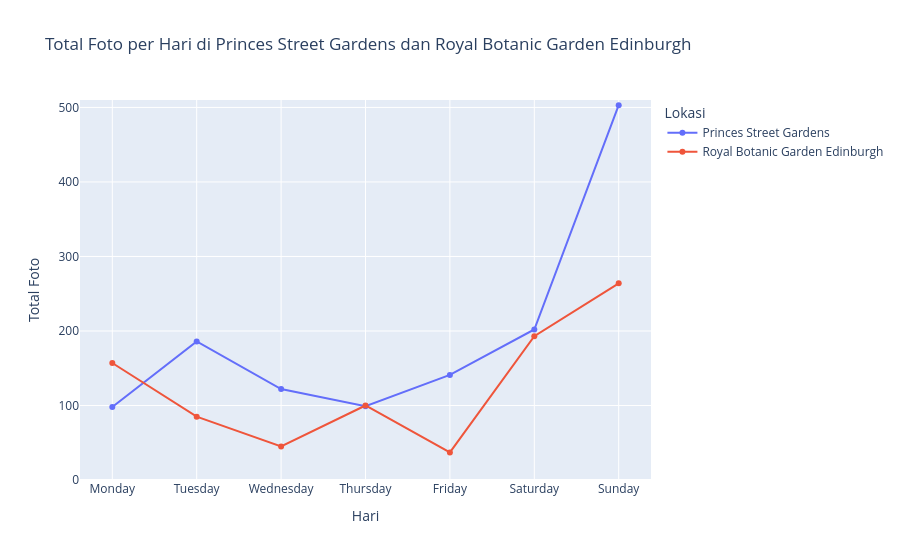

The code cell stored with this chart in its notebook:
### Code cell
import plotly.express as px

df_garden1 = dfe3[dfe3['poiName'] == "Princes_Street_Gardens"]
df_garden2 = dfe3[dfe3['poiName'] == "Royal_Botanic_Garden_Edinburgh"]

total_photos1 = df_garden1.groupby("Day").size().reset_index(name="total_photos")
total_photos2 = df_garden2.groupby("Day").size().reset_index(name="total_photos")

day_order = ["Monday", "Tuesday", "Wednesday", "Thursday", "Friday", "Saturday", "Sunday"]
total_photos1["Day"] = pd.Categorical(total_photos1["Day"], categories=day_order, ordered=True)
total_photos1 = total_photos1.sort_values("Day")
total_photos2["Day"] = pd.Categorical(total_photos2["Day"], categories=day_order, ordered=True)
total_photos2 = total_photos2.sort_values("Day")

total_photos1["location"] = "Princes Street Gardens"
total_photos2["location"] = "Royal Botanic Garden Edinburgh"

total_photos_combined = pd.concat([total_photos1, total_photos2])

fig = px.line(
    total_photos_combined,
    x="Day",
    y="total_photos",
    color="location",
    title="Total Foto per Hari di Princes Street Gardens dan Royal Botanic Garden Edinburgh",
    labels={"total_photos": "Total Foto", "Day": "Hari", "location": "Lokasi"},
    markers=True
)

fig.update_layout(
    yaxis=dict(range=[0, 510])
)

fig.show()

### Figure 1 — Plotly figure (JSON) as saved in the notebook; plotly's stock layout.template omitted (floating-point values rounded to 4 significant figures)
{"data": [{"hovertemplate": "Lokasi=Princes Street Gardens<br>Hari=%{x}<br>Total Foto=%{y}<extra></extra>", "legendgroup": "Princes Street Gardens", "line": {"color": "#636efa", "dash": "solid"}, "marker": {"symbol": "circle"}, "mode": "lines+markers", "name": "Princes Street Gardens", "orientation": "v", "showlegend": true, "type": "scatter", "x": ["Monday", "Tuesday", "Wednesday", "Thursday", "Friday", "Saturday", "Sunday"], "xaxis": "x", "y": [98, 186, 122, 99, 141, 202, 503], "yaxis": "y"}, {"hovertemplate": "Lokasi=Royal Botanic Garden Edinburgh<br>Hari=%{x}<br>Total Foto=%{y}<extra></extra>", "legendgroup": "Royal Botanic Garden Edinburgh", "line": {"color": "#EF553B", "dash": "solid"}, "marker": {"symbol": "circle"}, "mode": "lines+markers", "name": "Royal Botanic Garden Edinburgh", "orientation": "v", "showlegend": true, "type": "scatter", "x": ["Monday", "Tuesday", "Wednesday", "Thursday", "Friday", "Saturday", "Sunday"], "xaxis": "x", "y": [157, 85, 45, 100, 37, 193, 264], "yaxis": "y"}], "layout": {"legend": {"title": {"text": "Lokasi"}, "tracegroupgap": 0}, "title": {"text": "Total Foto per Hari di Princes Street Gardens dan Royal Botanic Garden Edinburgh"}, "xaxis": {"anchor": "y", "domain": [0, 1], "title": {"text": "Hari"}}, "yaxis": {"anchor": "x", "domain": [0, 1], "range": [0, 510], "title": {"text": "Total Foto"}}}}
